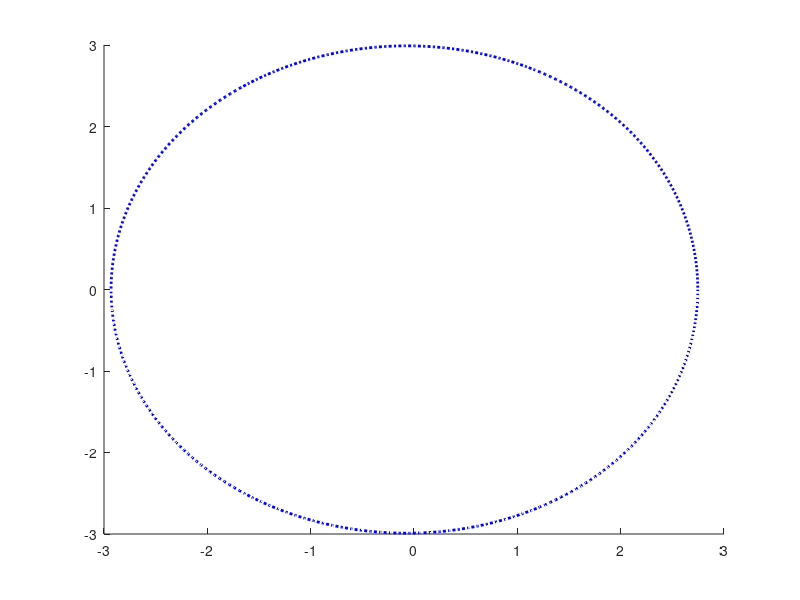

MATLAB code for this plot:
% check whether 10_test5 is correct
% Apr 14
% Mengtang


% alpha = pi/6;
% beta = pi/6;
% R = 1;
% L = (sqrt(3)-1)*2*R;
% h = L;

alpha = 9*pi/180;
beta = 18*pi/180;
R = 1;
%L = R*(2*sin(beta)-tan(beta))/(tan(beta)*sin(beta));
L = R*(2*cos(beta)-1)/sin(beta);
h = L;

angle = 0:0.01:2*pi;
n = size(angle,2);
x_record0 = zeros(1,n);
y_record0 = zeros(1,n);
z_record0 = zeros(1,n);

for i = 1:1:n
    wt = angle(i);

%     C11 = sqrt(3)/2*cos(wt)*cos(2*wt)+sin(wt)*sin(2*wt);
%     C12 = sqrt(3)/2*cos(wt)*sin(2*wt)-sin(wt)*cos(2*wt);
%     C13 = 1/2*cos(wt);
%     C21 = sqrt(3)/2*sin(wt)*cos(2*wt)-cos(wt)*sin(2*wt);
%     C22 = sqrt(3)/2*sin(wt)*sin(2*wt)+cos(wt)*cos(2*wt);
%     C23 = 1/2*sin(wt);
%     C31 = -1/2*cos(2*wt);
%     C32 = -1/2*sin(2*wt);
%     C33 = sqrt(3)/2;
%     R_x = -L/2*cos(2*wt)+0.3*R*0.5;
%     R_y = -L/2*sin(2*wt)+0;
%     R_z = 0+(3^0.5)/2*h-0.3*R*0.5*sqrt(3);

% ------- General angle: beta
    C11 = cos(beta)*cos(wt)*cos(2*wt)+sin(wt)*sin(2*wt);
    C12 = cos(beta)*cos(wt)*sin(2*wt)-sin(wt)*cos(2*wt);
    C13 = sin(beta)*cos(wt);
    C21 = cos(beta)*sin(wt)*cos(2*wt)-cos(wt)*sin(2*wt);
    C22 = cos(beta)*sin(wt)*sin(2*wt)+cos(wt)*cos(2*wt);
    C23 = sin(beta)*sin(wt);
    C31 = -sin(beta)*cos(2*wt);
    C32 = -sin(beta)*sin(2*wt);
    C33 = cos(beta);
    R_x = -L*sin(beta)*cos(2*wt);
    R_y = -L*sin(beta)*sin(2*wt);
    R_z = cos(beta)*h;

    rho_x = 3*R*cos(pi+asin(0.1))*C21 + (3*R*sin(pi+asin(0.1))-h)*C31;
    rho_y = 3*R*cos(pi+asin(0.1))*C22 + (3*R*sin(pi+asin(0.1))-h)*C32;
    rho_z = 3*R*cos(pi+asin(0.1))*C23 + (3*R*sin(pi+asin(0.1))-h)*C33;

    x_record0(i) = R_x+rho_x;
    y_record0(i) = R_y+rho_y;
    z_record0(i) = R_z+rho_z;

end

% for i = 1:1:n
%     wt = angle(i);
%     % wrong?
% %     x_record0(i) = -(sqrt(3)-1)*cos(2*wt)+2.5 + 3*cos(pi+asin(0.1))*(sqrt(3)/2*sin(wt)*cos(2*wt)-cos(wt)*sin(2*wt)) + (3*sin(pi+asin(0.1))-(2*sqrt(3)-7))*(-1/2*cos(2*wt));
% %     y_record0(i) = -(sqrt(3)-1)*sin(2*wt) + 3*cos(pi+asin(0.1))*(sqrt(3)/2*sin(wt)*sin(2*wt)+cos(wt)*cos(2*wt)) + (3*sin(pi+asin(0.1))-(2*sqrt(3)-7))*(-1/2*sin(2*wt));
% %     z_record0(i) = (3-sqrt(3))-2.5*sqrt(3) + 3*cos(pi+asin(0.1))*(1/2*sin(wt)) + (3*sin(pi+asin(0.1))-(2*sqrt(3)-7))*(sqrt(3)/2);
%     % correct
%     x_record0(i) = -(sqrt(3)-1)*cos(2*wt)+0.3*R*0.5 + 3*R*cos(pi+asin(0.1))*(sqrt(3)/2*sin(wt)*cos(2*wt)-cos(wt)*sin(2*wt)) + (3*R*sin(pi+asin(0.1))-(h-3*R*0.1))*(-1/2*cos(2*wt));
%     y_record0(i) = -(sqrt(3)-1)*sin(2*wt) + 3*R*cos(pi+asin(0.1))*(sqrt(3)/2*sin(wt)*sin(2*wt)+cos(wt)*cos(2*wt)) + (3*R*sin(pi+asin(0.1))-(h-3*R*0.1))*(-1/2*sin(2*wt));
%     z_record0(i) = (3-sqrt(3))-0.3*R*0.5*sqrt(3) + 3*R*cos(pi+asin(0.1))*(1/2*sin(wt)) + (3*R*sin(pi+asin(0.1))-(h-3*R*0.1))*(sqrt(3)/2);
%     
% end
figure(1); hold on;
plot3(x_record0, y_record0, z_record0, 'b:','linewidth',2);
hold off;
